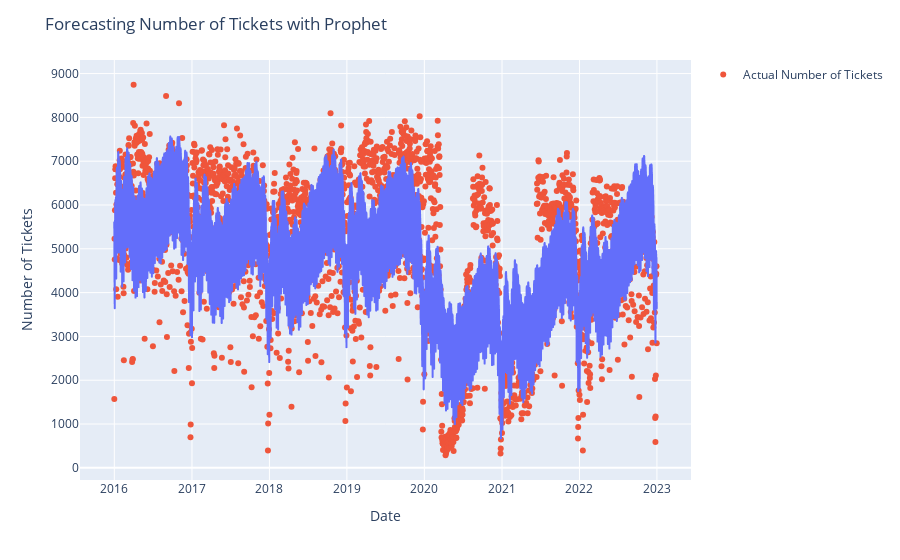

Write notebook code for a chart like this one.
### Code cell
from prophet import Prophet

tickets_prophet = tickets_by_day.reset_index()
tickets_prophet.columns = ['ds', 'y'] 

#the last 365 rows of data
test_data = tickets_prophet.iloc[-365:]
#the first 365 rows of data
train_data = tickets_prophet.iloc[:-365]

model = Prophet()
model.fit(train_data)

future = model.make_future_dataframe(periods=len(test_data))
forecast = model.predict(future)

#comparing real data with predicted data
fig = px.line(forecast, x='ds', y='yhat', labels={'ds': 'Date', 'yhat': 'Predicted Number of Tickets'})
fig.add_scatter(x=tickets_prophet['ds'], y=tickets_prophet['y'], mode='markers', name='Actual Number of Tickets')

fig.update_layout(title='Forecasting Number of Tickets with Prophet',
                  xaxis_title='Date', yaxis_title='Number of Tickets')
fig.show()

### Figure 1 — Plotly figure (JSON) as saved in the notebook; plotly's stock layout.template omitted (floating-point values rounded to 4 significant figures; data arrays with more than 128 entries replaced by an {"elided": "..."} marker saying what was removed)
{"data": [{"hovertemplate": "Date=%{x}<br>Predicted Number of Tickets=%{y}<extra></extra>", "legendgroup": "", "line": {"color": "#636efa", "dash": "solid"}, "marker": {"symbol": "circle"}, "mode": "lines", "name": "", "showlegend": false, "type": "scattergl", "x": {"elided": "2557 str values"}, "xaxis": "x", "y": {"elided": "2557 float values"}, "yaxis": "y"}, {"mode": "markers", "name": "Actual Number of Tickets", "type": "scatter", "x": {"elided": "2557 str values"}, "y": {"elided": "2557 int values"}}], "layout": {"legend": {"tracegroupgap": 0}, "margin": {"t": 60}, "title": {"text": "Forecasting Number of Tickets with Prophet"}, "xaxis": {"anchor": "y", "domain": [0, 1], "title": {"text": "Date"}}, "yaxis": {"anchor": "x", "domain": [0, 1], "title": {"text": "Number of Tickets"}}}}
